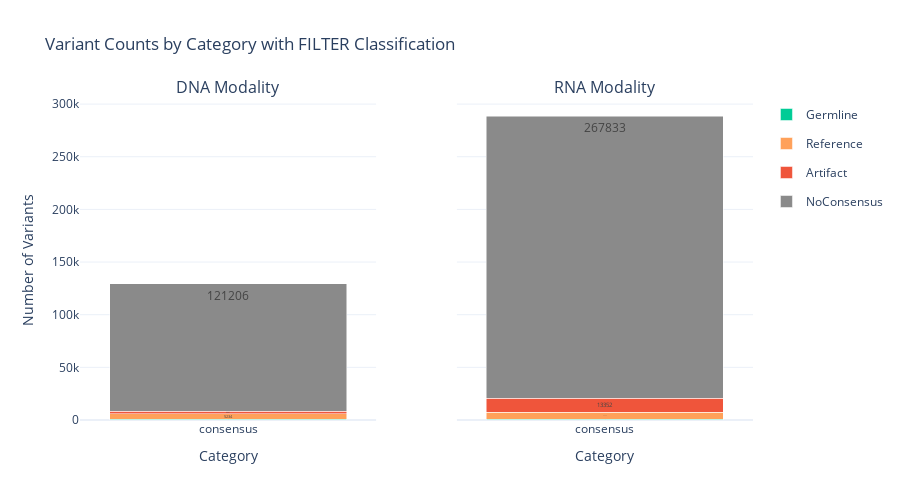

The code cell stored with this chart in its notebook:
### Markdown cell above
### Plot 3: Consensus vs Individual Tools

### Code cell
visualizer.plot_consensus_comparison()

### Figure 1 — Plotly figure (JSON) as saved in the notebook; plotly's stock layout.template omitted (floating-point values rounded to 4 significant figures)
{"data": [{"legendgroup": "Germline", "marker": {"color": "#00CC96"}, "name": "Germline", "showlegend": true, "text": ["588"], "textposition": "inside", "type": "bar", "x": ["consensus"], "xaxis": "x", "y": [588], "yaxis": "y"}, {"legendgroup": "Reference", "marker": {"color": "#FFA15A"}, "name": "Reference", "showlegend": true, "text": ["5234"], "textposition": "inside", "type": "bar", "x": ["consensus"], "xaxis": "x", "y": [5234], "yaxis": "y"}, {"legendgroup": "Artifact", "marker": {"color": "#EF553B"}, "name": "Artifact", "showlegend": true, "text": ["2261"], "textposition": "inside", "type": "bar", "x": ["consensus"], "xaxis": "x", "y": [2261], "yaxis": "y"}, {"legendgroup": "NoConsensus", "marker": {"color": "#8A8A8A"}, "name": "NoConsensus", "showlegend": true, "text": ["121206"], "textposition": "inside", "type": "bar", "x": ["consensus"], "xaxis": "x", "y": [121206], "yaxis": "y"}, {"legendgroup": "Germline", "marker": {"color": "#00CC96"}, "name": "Germline", "showlegend": false, "text": ["551"], "textposition": "inside", "type": "bar", "x": ["consensus"], "xaxis": "x2", "y": [551], "yaxis": "y2"}, {"legendgroup": "Reference", "marker": {"color": "#FFA15A"}, "name": "Reference", "showlegend": false, "text": ["6955"], "textposition": "inside", "type": "bar", "x": ["consensus"], "xaxis": "x2", "y": [6955], "yaxis": "y2"}, {"legendgroup": "Artifact", "marker": {"color": "#EF553B"}, "name": "Artifact", "showlegend": false, "text": ["13352"], "textposition": "inside", "type": "bar", "x": ["consensus"], "xaxis": "x2", "y": [13352], "yaxis": "y2"}, {"legendgroup": "NoConsensus", "marker": {"color": "#8A8A8A"}, "name": "NoConsensus", "showlegend": false, "text": ["267833"], "textposition": "inside", "type": "bar", "x": ["consensus"], "xaxis": "x2", "y": [267833], "yaxis": "y2"}], "layout": {"annotations": [{"font": {"size": 16}, "showarrow": false, "text": "DNA Modality", "x": 0.22, "xanchor": "center", "xref": "paper", "y": 1, "yanchor": "bottom", "yref": "paper"}, {"font": {"size": 16}, "showarrow": false, "text": "RNA Modality", "x": 0.78, "xanchor": "center", "xref": "paper", "y": 1, "yanchor": "bottom", "yref": "paper"}], "barmode": "stack", "height": 500, "title": {"text": "Variant Counts by Category with FILTER Classification"}, "xaxis": {"anchor": "y", "domain": [0, 0.44], "title": {"text": "Category"}}, "xaxis2": {"anchor": "y2", "domain": [0.56, 1], "title": {"text": "Category"}}, "yaxis": {"anchor": "x", "domain": [0, 1], "title": {"text": "Number of Variants"}}, "yaxis2": {"anchor": "x2", "domain": [0, 1], "matches": "y", "showticklabels": false}}}
